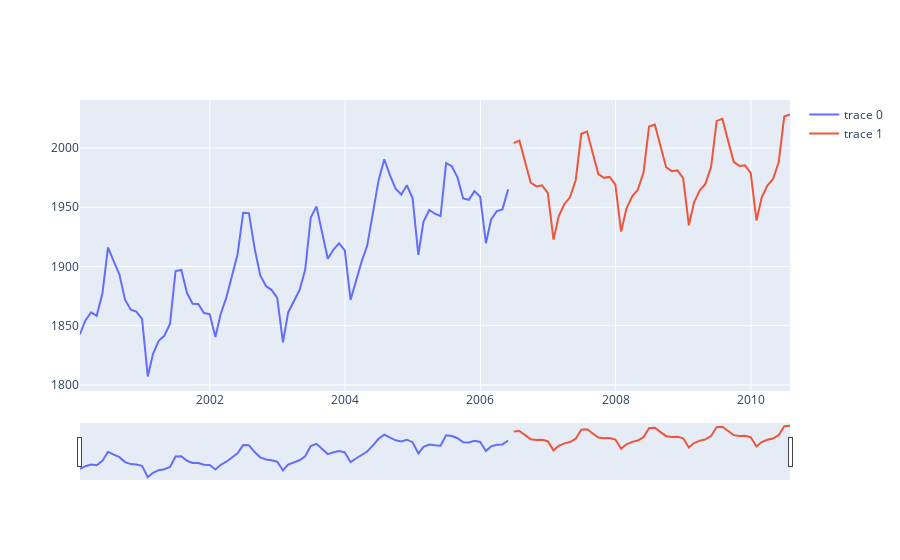

Notebook code for this chart:
### Markdown cell above
## Линейная модель Хольта-Винтерса с сезонностью, ETS(A,A,A)

### Code cell
mod1 = exp = sm.tsa.statespace.ExponentialSmoothing(ts,
                                                    trend=True,
                                                    damped_trend=True,
                                                    seasonal=12)
res = exp.fit(maxiter=1000)
print(res.summary())


forecs = res.get_forecast(50).summary_frame()

forplot()
